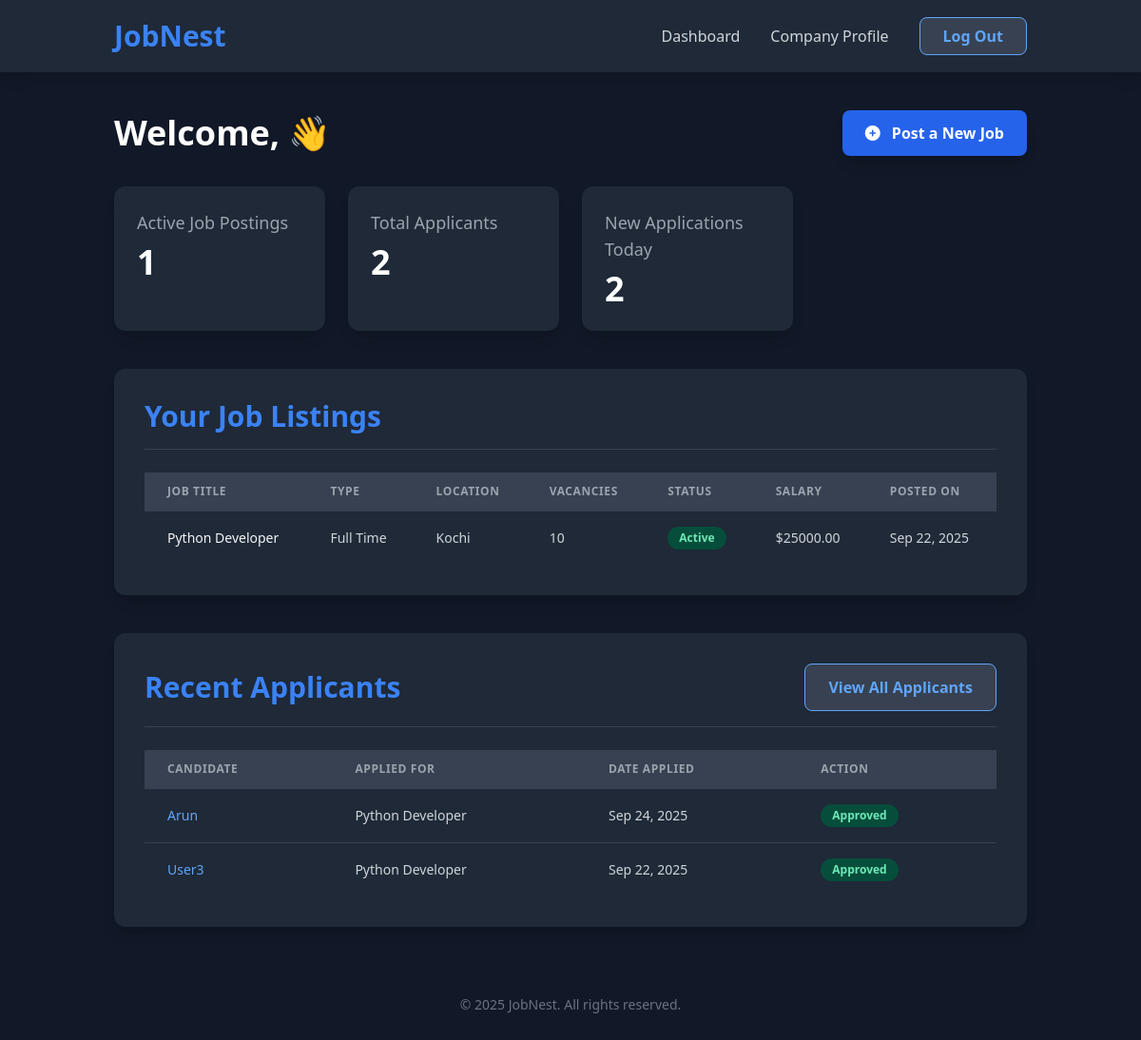
/employerdashboard/1/, run on the app's committed database.
### JobNest/models.py (models this page shows, shortened)
class JobPost(models.Model):
    employer = models.ForeignKey(Employer, on_delete=models.CASCADE, related_name="jobs")
    title = models.CharField(max_length=255)
    description = models.TextField()
    location = models.CharField(max_length=255)
    vacancies = models.PositiveIntegerField(default=1)  # 🔹 number of open positions
    is_active = models.BooleanField(default=True)  # 🔹 auto-updated
    job_type = models.CharField(
        max_length=50,
        choices=[
            ("full-time", "Full Time"),
            ("part-time", "Part Time"),
            ("contract", "Contract"),
            ("internship", "Internship"),
            ("remote", "Remote"),
        ],
        default="full-time"
    )
    salary = models.DecimalField(max_digits=10, decimal_places=2, blank=True, null=True)
    posted_at = models.DateTimeField(auto_now_add=True)

class JobApplication(models.Model):
    candidate = models.ForeignKey(User, on_delete=models.CASCADE)
    job = models.ForeignKey(JobPost, on_delete=models.CASCADE)
    applied_at = models.DateTimeField(auto_now_add=True)
    STATUS_CHOICES = [
        ('pending', 'Pending'),
        ('approved', 'Approved'),
        ('rejected', 'Rejected'),
    ]
    status = models.CharField(max_length=10, choices=STATUS_CHOICES, default='pending')

### JobNest/views.py (the view)
# urls.py: path('employerdashboard/<int:user_id>/',views.employer_dashboard,name='employerdashboard'),
def employer_dashboard(request, user_id):
    employer = Employer.objects.get(id=user_id)
    jobs = JobPost.objects.filter(employer=employer).order_by("-posted_at")
    job_count = JobPost.objects.filter(employer=employer).count()
    applicants_count = JobApplication.objects.filter(job__employer=employer).count()
    recent_applicants = JobApplication.objects.filter(
        job__employer=employer
    ).select_related("candidate", "job").order_by("-applied_at")[:5]
    return render(request, 'employerdashboard.html', {
        'employer': employer,
        'jobs': jobs,
        'recent_applicants': recent_applicants,
        'job_count': job_count,
        'applicants_count': applicants_count
    })

### JobNest/Templates/employerdashboard.html (shortened to what this page needs)
<!DOCTYPE html>
<html lang="en">
<head>
    <link href="https://cdn.jsdelivr.net/npm/tailwindcss@2.2.19/dist/tailwind.min.css" rel="stylesheet">
    <link rel="stylesheet" href="https://cdnjs.cloudflare.com/ajax/libs/font-awesome/6.0.0-beta3/css/all.min.css">
</head>
<body class="bg-gray-900 text-gray-200 antialiased">
    <header class="bg-gray-800 shadow-lg sticky top-0 z-50">
        <div class="container mx-auto px-4 sm:px-6 lg:px-8">
            <nav class="flex justify-between items-center py-5">
                <a href="#" class="text-3xl font-bold text-blue-500">JobNest</a>
                <ul class="hidden md:flex space-x-8 items-center">
                    <li><a href="#" class="text-gray-300 hover:text-blue-500 transition duration-300 font-medium">Dashboard</a></li>
                     <li><a href="{% url 'employer_profile' employer.id %}" class="text-gray-300 hover:text-blue-500 transition duration-300 font-medium">Company Profile</a></li>
                    <li><a href="{% url 'Logout' %}" class="btn bg-gray-700 text-blue-400 border border-blue-400 hover:bg-blue-500 hover:text-white transition duration-300 px-6 py-2 rounded-lg font-semibold">Log Out</a></li>
                </ul>
            </nav>
        </div>
    </header>
    <section class="container mx-auto px-4 sm:px-6 lg:px-8 py-10">
        <div class="flex flex-col md:flex-row justify-between items-start md:items-center mb-8">
            <h2 class="text-4xl font-extrabold text-white mb-4 md:mb-0">Welcome, {{user.username}} 👋</h2>
            <a href="{% url 'Jobpost' employer.id %}" class="btn bg-blue-600 text-white hover:bg-blue-700 transition duration-300 px-6 py-3 rounded-lg font-semibold shadow-lg">
                <i class="fas fa-plus-circle mr-2"></i> Post a New Job
            </a>
        </div>
        <div class="grid grid-cols-1 sm:grid-cols-2 lg:grid-cols-4 gap-6 mb-10">
            <div class="bg-gray-800 p-6 rounded-xl shadow-lg transform transition duration-300 hover:scale-105">
                <h4 class="text-lg text-gray-400 font-medium mb-2">Active Job Postings</h4>
                <p class="text-4xl font-bold text-white">{{job_count}}</p>
            </div>
            <div class="bg-gray-800 p-6 rounded-xl shadow-lg transform transition duration-300 hover:scale-105">
                <h4 class="text-lg text-gray-400 font-medium mb-2">Total Applicants</h4>
                <p class="text-4xl font-bold text-white">{{applicants_count}}</p>
            </div>
            <div class="bg-gray-800 p-6 rounded-xl shadow-lg transform transition duration-300 hover:scale-105">
                <h4 class="text-lg text-gray-400 font-medium mb-2">New Applications Today</h4>
                <p class="text-4xl font-bold text-white">{{applicants_count}}</p>
            </div>
        </div>
        <div class="bg-gray-800 p-6 md:p-8 rounded-xl shadow-lg mb-10">
            <div class="flex justify-between items-center border-b border-gray-700 pb-4 mb-6">
                <h3 class="text-2xl md:text-3xl font-bold text-blue-500">Your Job Listings</h3>
            </div>
            <div class="overflow-x-auto">
                <table class="min-w-full divide-y divide-gray-700">
                    <thead class="bg-gray-700">
                        <tr>
                            <th scope="col" class="px-6 py-3 text-left text-xs font-semibold text-gray-400 uppercase tracking-wider">Job Title</th>
                            <th scope="col" class="px-6 py-3 text-left text-xs font-semibold text-gray-400 uppercase tracking-wider">Type</th>
                            <th scope="col" class="px-6 py-3 text-left text-xs font-semibold text-gray-400 uppercase tracking-wider">Location</th>
                            <th scope="col" class="px-6 py-3 text-left text-xs font-semibold text-gray-400 uppercase tracking-wider">Vacancies</th>
                            <th scope="col" class="px-6 py-3 text-left text-xs font-semibold text-gray-400 uppercase tracking-wider">Status</th>
                            <th scope="col" class="px-6 py-3 text-left text-xs font-semibold text-gray-400 uppercase tracking-wider">Salary</th>
                            <th scope="col" class="px-6 py-3 text-left text-xs font-semibold text-gray-400 uppercase tracking-wider">Posted On</th>
                        </tr>
                    </thead>
                    <tbody class="bg-gray-800 divide-y divide-gray-700">
                        {% for job in jobs %}
                        <tr>
                            <td class="px-6 py-4 whitespace-nowrap text-sm font-medium text-gray-100">{{ job.title }}</td>
                            <td class="px-6 py-4 whitespace-nowrap text-sm text-gray-300">{{ job.get_job_type_display }}</td>
                            <td class="px-6 py-4 whitespace-nowrap text-sm text-gray-300">{{ job.location }}</td>
                            <td class="px-6 py-4 whitespace-nowrap text-sm text-gray-300">{{ job.vacancies }}</td>
                            <td class="px-6 py-4 whitespace-nowrap text-sm">
                                {% if job.is_active %}
                                    <span class="inline-flex items-center px-3 py-1 rounded-full text-xs font-semibold bg-green-900 text-green-300">Active</span>
                                {% else %}
                                    <span class="inline-flex items-center px-3 py-1 rounded-full text-xs font-semibold bg-red-900 text-red-300">Closed</span>
                                {% endif %}
                            </td>
                            <td class="px-6 py-4 whitespace-nowrap text-sm text-gray-300">
                                {% if job.salary %}
                                    ${{ job.salary }}
                                {% else %}
                                    Not specified
                                {% endif %}
                            </td>
                            <td class="px-6 py-4 whitespace-nowrap text-sm text-gray-300">{{ job.posted_at|date:"M d, Y" }}</td>
                        </tr>
                        {% empty %}
                        <tr>
                            <td colspan="7" class="px-6 py-4 whitespace-nowrap text-sm text-gray-500 text-center">No jobs posted yet.</td>
                        </tr>
                        {% endfor %}
                    </tbody>
                </table>
            </div>
        </div>
        <div class="bg-gray-800 p-6 md:p-8 rounded-xl shadow-lg">
            <div class="flex flex-col md:flex-row justify-between items-start md:items-center border-b border-gray-700 pb-4 mb-6">
                <h3 class="text-2xl md:text-3xl font-bold text-blue-500 mb-4 md:mb-0">Recent Applicants</h3>
                <a href="#" class="btn bg-gray-700 text-blue-400 border border-blue-400 hover:bg-blue-500 hover:text-white transition duration-300 px-6 py-3 rounded-lg font-semibold">
                    View All Applicants
                </a>
            </div>
            <div class="overflow-x-auto">
                <table class="min-w-full divide-y divide-gray-700">
                    <thead class="bg-gray-700">
                        <tr>
                            <th scope="col" class="px-6 py-3 text-left text-xs font-semibold text-gray-400 uppercase tracking-wider">Candidate</th>
                            <th scope="col" class="px-6 py-3 text-left text-xs font-semibold text-gray-400 uppercase tracking-wider">Applied For</th>
                            <th scope="col" class="px-6 py-3 text-left text-xs font-semibold text-gray-400 uppercase tracking-wider">Date Applied</th>
                            <th scope="col" class="px-6 py-3 text-left text-xs font-semibold text-gray-400 uppercase tracking-wider">Action</th>
                        </tr>
                    </thead>
                    <tbody class="bg-gray-800 divide-y divide-gray-700">
                        {% for app in recent_applicants %}
                        <tr>
                            <td class="px-6 py-4 whitespace-nowrap">
                                <div class="text-sm font-medium text-blue-400 hover:underline">{{ app.candidate.username }}</div>
                            </td>
                            <td class="px-6 py-4 whitespace-nowrap text-sm text-gray-300">{{ app.job.title }}</td>
                            <td class="px-6 py-4 whitespace-nowrap text-sm text-gray-300">{{ app.applied_at|date:"M d, Y" }}</td>
                            <td class="px-6 py-4 whitespace-nowrap text-sm font-medium">
                                {% if app.status == "pending" %}
                                    <a href="{% url 'ApproveApplication' app.id %}" class="inline-flex items-center px-4 py-2 border border-transparent text-sm font-medium rounded-md shadow-sm text-white bg-blue-600 hover:bg-blue-700 focus:outline-none focus:ring-2 focus:ring-offset-2 focus:ring-blue-500 mr-2">Approve</a>
                                    <a href="{% url 'RejectApplication' app.id %}" class="inline-flex items-center px-4 py-2 border border-gray-600 shadow-sm text-sm font-medium rounded-md text-gray-300 bg-gray-700 hover:bg-gray-600 focus:outline-none focus:ring-2 focus:ring-offset-2 focus:ring-blue-500">Reject</a>
                                {% elif app.status == "approved" %}
                                    <span class="inline-flex items-center px-3 py-1 rounded-full text-xs font-semibold bg-green-900 text-green-300">Approved</span>
                                {% elif app.status == "rejected" %}
                                    <span class="inline-flex items-center px-3 py-1 rounded-full text-xs font-semibold bg-red-900 text-red-300">Rejected</span>
                                {% endif %}
                            </td>
                        </tr>
                        {% empty %}
                        <tr>
                            <td colspan="4" class="px-6 py-4 whitespace-nowrap text-sm text-gray-500 text-center">No applicants yet.</td>
                        </tr>
                        {% endfor %}
                    </tbody>
                </table>
            </div>
        </div>
    </section>
    <footer class="bg-gray-950 text-white py-8">
        <div class="container mx-auto px-4 sm:px-6 lg:px-8 text-center">
            <p class="text-gray-500 text-sm">&copy; 2025 JobNest. All rights reserved.</p>
        </div>
    </footer>
</body>
</html>

### data on the page
JobPost: title "Python Developer", job_type "Full Time", location "Kochi", vacancies "10", is_active "Active", salary "25000.00", posted_at "Sep 22, 2025"
JobApplication: candidate.username "Arun", job "Python Developer", applied_at "Sep 24, 2025", status "Approved"
JobApplication: candidate.username "User3", job "Python Developer", applied_at "Sep 22, 2025", status "Approved"

### other printed values
{{ job_count }} "1"
{{ applicants_count }} "2"
